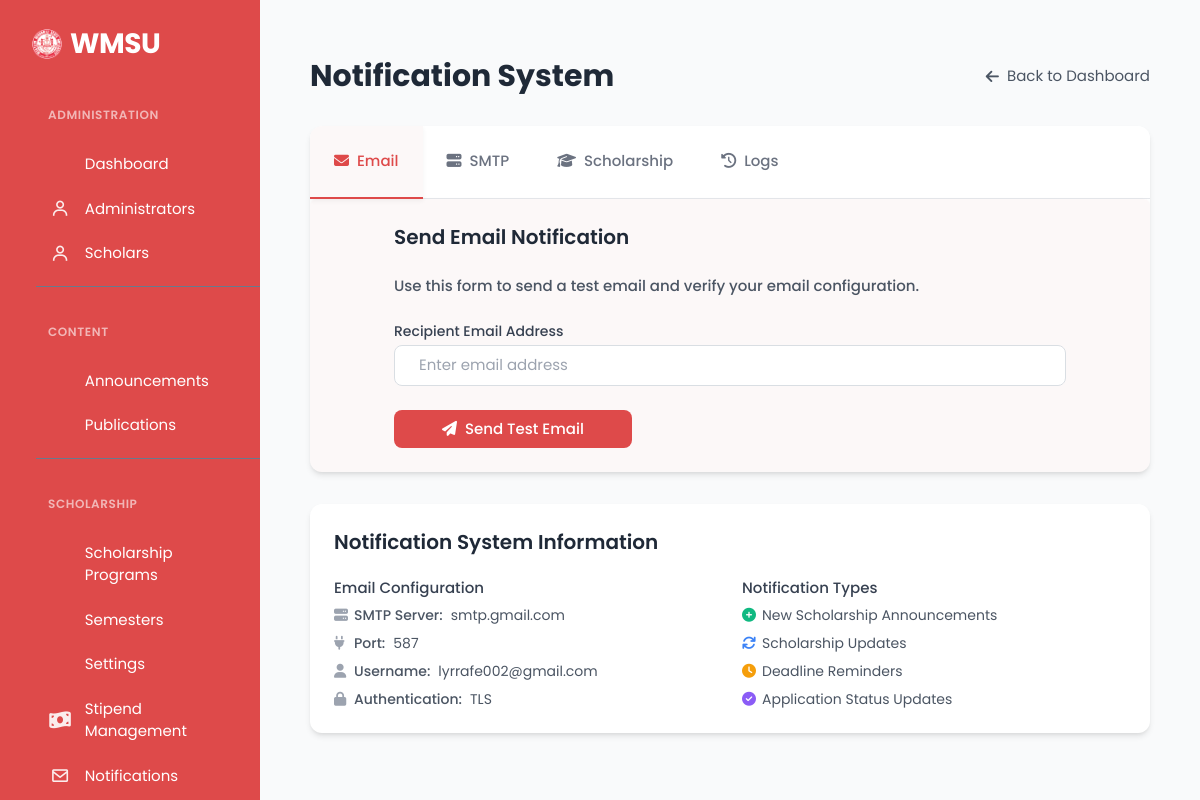
The page /scholars/test_notification.php (signed in) on the database its author committed.
### tables this page shows
CREATE TABLE `settings` (
  `settingsID` int(11) NOT NULL,
  `Logo` varchar(100) NOT NULL DEFAULT 'logo.png',
  `Name` varchar(1000) NOT NULL,
  `email` varchar(28) NOT NULL,
  `contact` varchar(80) NOT NULL,
  `address` varchar(180) NOT NULL,
  `color` varchar(28) NOT NULL,
  `description` varchar(2000) DEFAULT NULL,
  `text_color` varchar(28) NOT NULL,
  `abbreviation` varchar(28) NOT NULL,
  `hero_title` varchar(255) DEFAULT 'Transform Your Future with',
  `hero_subtitle` text DEFAULT 'Access life-changing scholarship opportunities and take control of your academic journey at.',
  `navbar_color` varchar(50) DEFAULT NULL,
  `navbar_font_color` varchar(50) DEFAULT '#2d3436'
);

### central_control.php (called while the page is built, shortened)
<?php
require "connection.php";
$setting = $pdo->prepare("SELECT * FROM settings WHERE settingsID = 1");
$setting->execute();
$settings = $setting->fetch();
?>

### scholars/test_notification.php (the view, shortened to what this page needs)
<?php
include "./head.php";
require_once "../central_control.php";
include "./notification_service.php";
$a = 11;
?>
<!DOCTYPE html>
<html lang="en">
<head>
    <link href="https://cdn.jsdelivr.net/npm/tailwindcss@2.2.19/dist/tailwind.min.css" rel="stylesheet">
    <link href="https://cdn.jsdelivr.net/npm/tailwindcss@2.2.19/dist/tailwind.min.css" rel="stylesheet">
    <link rel="stylesheet" href="https://cdnjs.cloudflare.com/ajax/libs/font-awesome/6.4.0/css/all.min.css">
</head>
<body class="bg-gray-50">
    <div class="layout-wrapper layout-content-navbar">
        <div class="layout-container">
            <aside id="layout-menu" class="layout-menu menu-vertical menu"
                style="background-color: <?php echo $settings['color'] ?>">
                <div class="app-brand demo">
                    <a href="system_description.php" class="app-brand-link">
                        <span class="app-brand-logo demo">
                            <img src="../assets/images/logo/<?php echo $settings['Logo'] ?>" alt=""
                                class="img-fluid d-none d-sm-block" width="30px">
                        </span>
                        <span
                            class="app-brand-text demo menu-text fw-bold ms-2 tcolor text-uppercase"><?php echo $settings['abbreviation'] ?></span>
                    </a>
                </div>
                <ul class="menu-inner py-1">
                    <div class="menu-header">Administration</div>
                    <li class="menu-item <?php if ($a == 1) {
                        echo "active";
                    } ?>">
                        <a href="index.php" class="menu-link tcolor hover:shadow-sm">
                            <div data-i18n="Basic">Dashboard</div>
                        </a>
                    </li>
                    <li class="menu-item <?php if ($a == 2) {
                        echo "active";
                    } ?>">
                        <a href="user.php" class="menu-link tcolor hover:shadow-sm">
                            <i class="menu-icon tf-icons bx bx-user"></i>
                            <div data-i18n="Basic">Administrators</div>
                        </a>
                    </li>
                    <li class="menu-item <?php if ($a == 9) {
                        echo "active";
                    } ?>">
                        <a href="scholars.php" class="menu-link tcolor hover:shadow-sm">
                            <i class="menu-icon tf-icons bx bx-user"></i>
                            <div data-i18n="Basic">Scholars</div>
                        </a>
                    </li>
                    <div class="menu-divider"></div>
                    <div class="menu-header">Content</div>
                    <li class="menu-item <?php if ($a == 8) {
                        echo "active";
                    } ?>">
                        <a href="bulletin.php" class="menu-link tcolor hover:shadow-sm">
                            <div data-i18n="Basic">Announcements</div>
                        </a>
                    </li>
                    <li class="menu-item <?php if ($a == 7) {
                        echo "active";
                    } ?>">
                        <a href="publications.php" class="menu-link tcolor hover:shadow-sm">
                            <div data-i18n="Basic">Publications</div>
                        </a>
                    </li>
                    <div class="menu-divider"></div>
                    <div class="menu-header">Scholarship</div>
                    <li class="menu-item <?php if ($a == 3) {
                        echo "active";
                    } ?>">
                        <a href="scholarships.php" class="menu-link tcolor hover:shadow-sm">
                            <div data-i18n="Basic">Scholarship Programs</div>
                        </a>
                    </li>
                    <li class="menu-item <?php if ($a == 4) {
                        echo "active";
                    } ?>">
                        <a href="semeters.php" class="menu-link tcolor hover:shadow-sm">
                            <div data-i18n="Basic">Semesters</div>
                        </a>
                    </li>
                    <li class="menu-item <?php if ($a == 5) {
                        echo "active";
                    } ?>">
                        <a href="settings.php" class="menu-link tcolor hover:shadow-sm">
                            <div data-i18n="Basic">Settings</div>
                        </a>
                    </li>
                    <li class="menu-item">
                        <a href="stipend_management.php" class="menu-link tcolor hover:shadow-sm">
                            <i class="menu-icon tf-icons fas fa-money-bill-wave"></i>
                            <div data-i18n="Analytics">Stipend Management</div>
                        </a>
                    </li>
                    <li class="menu-item">
                        <a href="test_notification.php" class="menu-link tcolor hover:shadow-sm">
                            <i class="menu-icon tf-icons bx bx-envelope"></i>
                            <div data-i18n="Test Notifications">Notifications</div>
                        </a>
                    </li>
                </ul>
            </aside>
            <div class="layout-page">
                <div class="content-wrapper">
                    <div class="container-xxl flex-grow-1 container-p-y">
                        <div class="max-w-6xl mx-auto px-4 py-8">
                            <div class="flex items-center justify-between mb-8">
                                <h1 class="text-3xl font-bold text-gray-800">Notification System</h1>
                                <a href="index.php" class="flex items-center text-gray-600 hover:text-gray-900">
                                    <i class="fas fa-arrow-left mr-2"></i>
                                    <span>Back to Dashboard</span>
                                </a>
                            </div>
                            <div class="bg-white rounded-xl shadow-md overflow-hidden mb-8">
                                <div class="border-b border-gray-200">
                                    <nav class="flex -mb-px">
                                        <button
                                            class="tab-btn active py-4 px-6 border-b-2 border-<?php echo $settings['color'] ?> text-<?php echo $settings['color'] ?> font-medium"
                                            data-tab="email">
                                            <i class="fas fa-envelope mr-2"></i>Email
                                        </button>
                                        <button
                                            class="tab-btn py-4 px-6 border-b-2 border-transparent text-gray-500 hover:text-gray-700 font-medium"
                                            data-tab="smtp">
                                            <i class="fas fa-server mr-2"></i>SMTP
                                        </button>
                                        <button
                                            class="tab-btn py-4 px-6 border-b-2 border-transparent text-gray-500 hover:text-gray-700 font-medium"
                                            data-tab="scholarship">
                                            <i class="fas fa-graduation-cap mr-2"></i>Scholarship
                                        </button>
                                        <button
                                            class="tab-btn py-4 px-6 border-b-2 border-transparent text-gray-500 hover:text-gray-700 font-medium"
                                            data-tab="logs">
                                            <i class="fas fa-history mr-2"></i>Logs
                                        </button>
                                    </nav>
                                </div>
                                <div class="tab-content active p-6" id="email">
                                    <div class="max-w-2xl mx-auto">
                                        <h2 class="text-xl font-semibold mb-4 text-gray-800">Send Email Notification
                                        </h2>
                                        <p class="text-gray-600 mb-6">Use this form to send a test email and verify your
                                            email configuration.</p>
                                        <form method="post" class="space-y-4">
                                            <div>
                                                <label for="email"
                                                    class="block text-sm font-medium text-gray-700 mb-1">Recipient Email
                                                    Address</label>
                                                <input type="email" id="email" name="email" required
                                                    class="w-full px-4 py-2 border border-gray-300 rounded-lg focus:ring-2 focus:ring-indigo-500 focus:border-indigo-500 transition-colors"
                                                    placeholder="Enter email address">
                                            </div>
                                            <div class="pt-2">
                                                <button type="submit" name="test_email"
                                                    class="primary-color text-white px-5 py-2 rounded-lg font-medium hover:opacity-90 transition-opacity focus:outline-none focus:ring-2 focus:ring-offset-2 focus:ring-indigo-500">
                                                    <i class="fas fa-paper-plane mr-2"></i>Send Test Email
                                                </button>
                                            </div>
                                        </form>
                                    </div>
                                </div>
                            </div>
                            <div class="bg-white rounded-xl shadow-md overflow-hidden p-6 mt-8">
                                <h2 class="text-xl font-semibold mb-4 text-gray-800">Notification System Information
                                </h2>
                                <div class="grid grid-cols-1 md:grid-cols-2 gap-6">
                                    <div>
                                        <h3 class="text-md font-medium text-gray-700 mb-2">Email Configuration</h3>
                                        <ul class="space-y-2 text-sm text-gray-600">
                                            <li class="flex items-center">
                                                <i class="fas fa-server text-gray-400 w-5"></i>
                                                <span class="font-medium mr-2">SMTP Server:</span> smtp.gmail.com
                                            </li>
                                            <li class="flex items-center">
                                                <i class="fas fa-plug text-gray-400 w-5"></i>
                                                <span class="font-medium mr-2">Port:</span> 587
                                            </li>
                                            <li class="flex items-center">
                                                <i class="fas fa-user text-gray-400 w-5"></i>
                                                <span class="font-medium mr-2">Username:</span> lyrrafe002@gmail.com
                                            </li>
                                            <li class="flex items-center">
                                                <i class="fas fa-lock text-gray-400 w-5"></i>
                                                <span class="font-medium mr-2">Authentication:</span> TLS
                                            </li>
                                        </ul>
                                    </div>
                                    <div>
                                        <h3 class="text-md font-medium text-gray-700 mb-2">Notification Types</h3>
                                        <ul class="space-y-2 text-sm text-gray-600">
                                            <li class="flex items-center">
                                                <i class="fas fa-plus-circle text-green-500 w-5"></i>
                                                <span>New Scholarship Announcements</span>
                                            </li>
                                            <li class="flex items-center">
                                                <i class="fas fa-sync text-blue-500 w-5"></i>
                                                <span>Scholarship Updates</span>
                                            </li>
                                            <li class="flex items-center">
                                                <i class="fas fa-clock text-yellow-500 w-5"></i>
                                                <span>Deadline Reminders</span>
                                            </li>
                                            <li class="flex items-center">
                                                <i class="fas fa-check-circle text-purple-500 w-5"></i>
                                                <span>Application Status Updates</span>
                                            </li>
                                        </ul>
                                    </div>
                                </div>
                            </div>
                        </div>
                    </div>
                    <?php include "./footer.php"; ?>
</body>
</html>

### assets/css/demo.css (style rules this page uses)
.menu .app-brand.demo { height: 64px; margin-top: 12px; }
.app-brand-text.demo { font-size: 1.75rem; letter-spacing: -0.5px; text-transform: lowercase; }

### rows shown on the page
settings: Logo (picture), abbreviation "WMSU"
